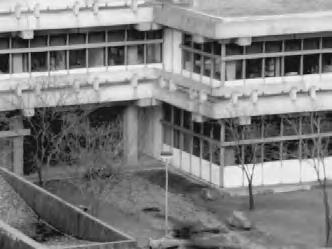
%> input picture assignment02/assignment02/images/building.jpg, 332 x 249 px
$ octave Questions_1.m   (GNU Octave 9; MATLAB toolbox functions it lacks are replaced by stand-ins)
%> lines starting %> are read from the running program, lines starting %| are printed output that depends on the picture
%> further down, building is the input picture: size 249x332 uint8; min 2, max 252, mean 126.7
### assignment02/assignment02/Exercise_1/primitiveApplyKernel.m
function [ out ] = primitiveApplyKernel( img, kernel )
%PRIMITIVE_APPLY_KERNEL Loops with the indicated kernel over the whole
%image and applies the convolution.

% computes the distance from the kernel center to its boarder
rOffset = (size(kernel,1)-1) /2;
cOffset = (size(kernel,2)-1) /2;

out = uint8(zeros(size(img,1), size(img,2)));

% loop through inner part of image (except boundary determined by kernel
% offset)
for i = 1+rOffset:size(img,1)-rOffset
    for j = 1+cOffset:size(img,2)-cOffset

            % apply convolution(patch, kernel) to each pixel of out
            out(i,j) = convolution(...
                img(i-rOffset:i+rOffset,j-cOffset:j+cOffset), kernel);

    end
end
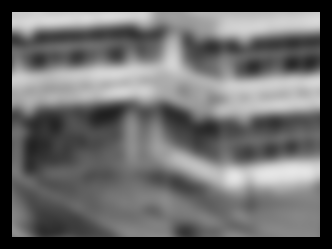
%> out: size 249x332 uint8; min 0, max 230, mean 103.6


end

### assignment02/assignment02/Exercise_1/boarderPrep.m
function [ boardered ] = boarderPrep( img, rOffset, cOffset )
%> called with rOffset = 12, cOffset = 12
%BOARDER_PREP Enlarges the image by half of the kernel size in each
%direction and sets the boarder values in reverse order of the adjacent
%pixels


% initializes an enlarged version of img with only zeros
boardered = zeros(size(img,1)+(rOffset*2), ...
    size(img,2)+(cOffset*2));

% copies pixels from img into center
boardered(1+rOffset:end-rOffset, 1+cOffset:end-cOffset) = img;
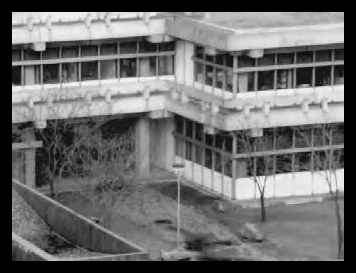
%> boardered: size 273x356 double; min 0, max 252, mean 107.8

% rows
% copies pixels from first rows of the img in reverse order to the boarder
boardered(1:rOffset, 1+cOffset:end-cOffset) = img(rOffset:-1:1,:);
% copies pixels from last rows of the img in reverse order to the boarder
boardered(end-rOffset+1:end, 1+cOffset:end-cOffset) = ...
    img(end:-1:end-rOffset+1,:);

% columns
% copies pixels from first columns of the img in reverse order
%to the boarder
boardered(1+rOffset:end-rOffset, 1:cOffset) = img(:,cOffset:-1:1);
boardered(1+rOffset:end-rOffset, end-cOffset+1:end) = ...
img(:,end:-1:end-cOffset+1);
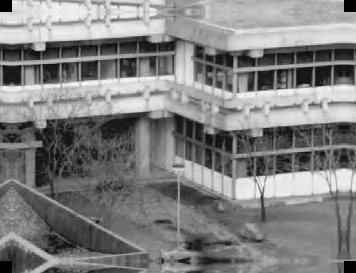
%> boardered: size 273x356 double; min 0, max 252, mean 128.3

end

### assignment02/assignment02/Exercise_1/applyKernel.m
function [ out ] = applyKernel( img, kernel )
%APPY_KERNEL Loops with the indicated kernel over the whole
%image and applies the convolution.

% computes the distance from the kernel center to its boarder
rOffset = (size(kernel,1)-1) /2;
cOffset = (size(kernel,2)-1) /2;

out = uint8(zeros(size(img,1), size(img,2)));
boardered = boarderPrep(img, rOffset, cOffset);

% loop through inner part of image (except boundary determined by kernel
% offset)
for i = 1:size(img,1)
    for j = 1:size(img,2)

            % apply convolution(patch, kernel) to each pixel of out
            out(i,j) = convolution(...
                boardered(i:i+rOffset*2,j:j+cOffset*2), kernel);

    end
end
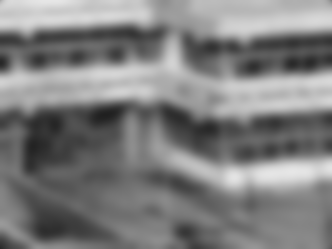
%> out: size 249x332 uint8; min 32, max 230, mean 126.7

end

### assignment02/assignment02/Exercise_1/convolution.m
function [ pixel ] = convolution( patch, kernel )
%CONVOLUTION Applies a convolution of the indicated kernel on the given
%image patch. Returns the pixel value computed by the convolution.

pixel = uint8(sum(sum(double(patch) .* kernel)));

end

### assignment02/assignment02/Exercise_1/Questions_1.m
clear
clc
addpath '../images'

%% a) Test implementation of convolution

patch = [0 0 0
         0 255 0
         0 0 0];

boxKernel = [1 1 1;
             1 1 1;
             1 1 1] / 9;

display(convolution(patch, boxKernel));

%% b) Test Implementaion of convolution and primitive kernel application

building = imread('building.jpg');

% generates a gaussian 3x3 filter kernel with a standard deviation of 0.5
kernel = fspecial('gaussian', 25, 5);

figure
subplot(1,3,1);
imshow(building);
title('Building');

subplot(1,3,2);
imshow(primitiveApplyKernel(building, kernel));
title('Gaussian filter');

%% c) Test Implementation of advanced kernel application

subplot(1,3,3);
imshow(applyKernel(building, kernel));
title('Advanced kernel');


%% d) Seperable filters

nchoosek(5, 0)
nchoose
%> (this line was passed over: nchoose is not available in this run)

%kernel = nchoosek([1 2 1], 3);

vKernel = zeros(3);
hKernel = zeros(3)';
for i = 1:size(vKernel)
%> (the run ends here)
